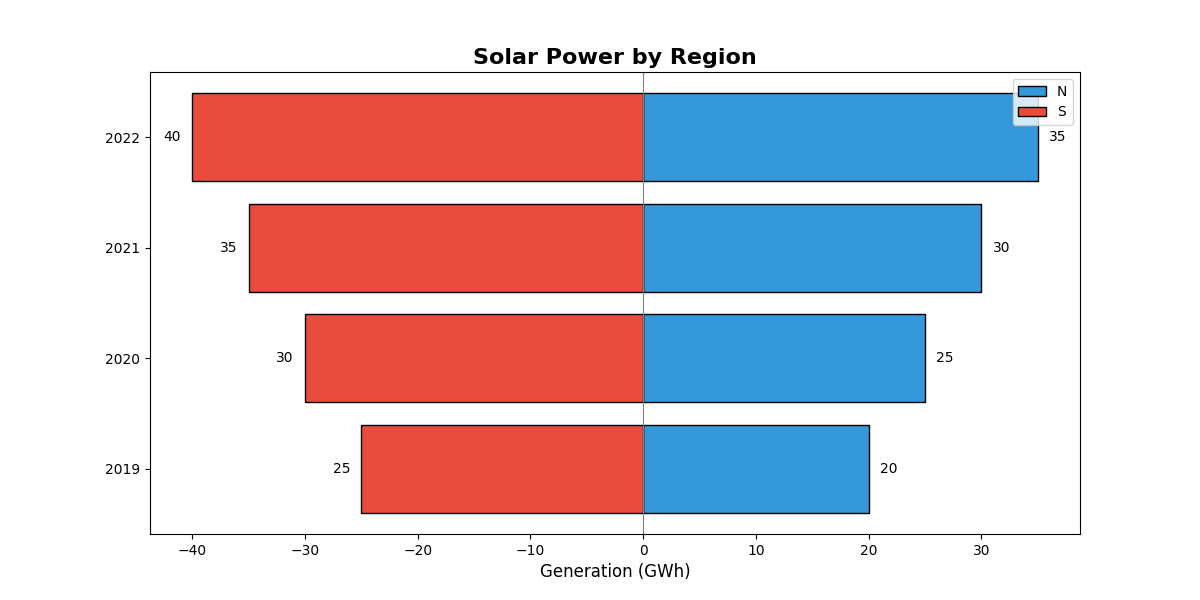

Python code for this plot:
import matplotlib.pyplot as plt
import numpy as np

regions = ['N', 'S']
years = ['2019', '2020', '2021', '2022']

north_generation = np.array([20, 25, 30, 35])
south_generation = np.array([25, 30, 35, 40])

north_diverging = north_generation
south_diverging = -south_generation

colors = ['#3498db', '#e74c3c']

fig, ax = plt.subplots(figsize=(12, 6))
x = np.arange(len(years))

ax.barh(x, north_diverging, color=colors[0], label='N', edgecolor='black')
ax.barh(x, south_diverging, color=colors[1], label='S', edgecolor='black')

ax.set_xlabel('Generation (GWh)', fontsize=12)
ax.set_title('Solar Power by Region', fontsize=16, fontweight='bold')
ax.set_yticks(x)
ax.set_yticklabels(years)
ax.legend(loc='upper right')

for i, (n, s) in enumerate(zip(north_diverging, south_diverging)):
    ax.text(n + 1, i, f'{n}', va='center', fontsize=10)
    ax.text(s - 1, i, f'{-s}', va='center', fontsize=10, ha='right')

ax.axvline(0, color='grey', linewidth=0.8)

plt.show()
